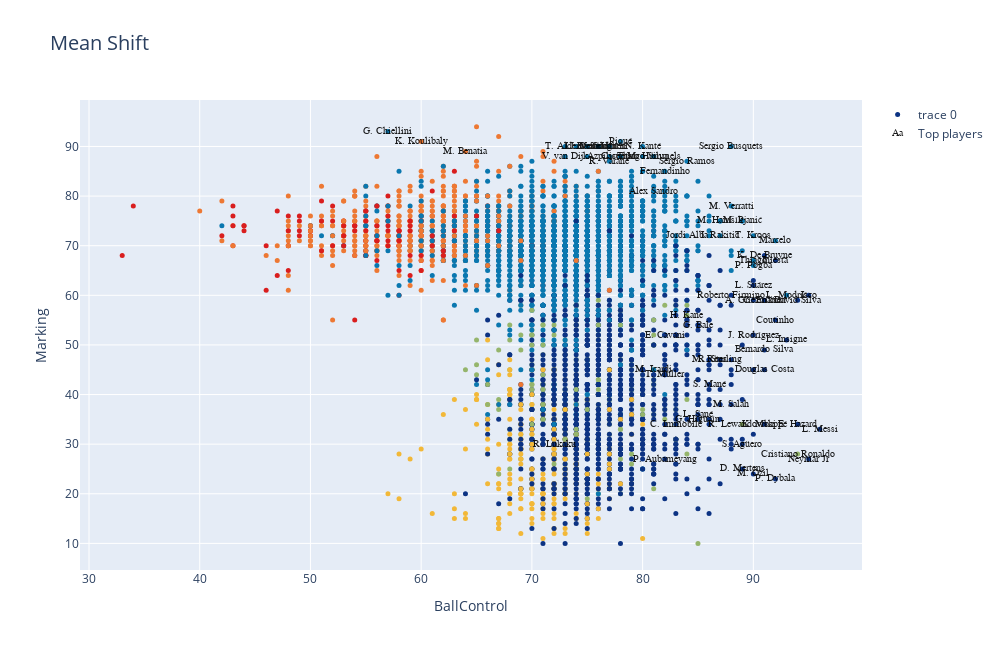

Notebook cell for this chart:
### Code cell
#En Jupyter
iplot(fig)

### Figure 1 — Plotly figure (JSON) as saved in the notebook; plotly's stock layout.template omitted (floating-point values rounded to 4 significant figures; data arrays with more than 128 entries replaced by an {"elided": "..."} marker saying what was removed)
{"data": [{"marker": {"color": {"elided": "4314 int values"}, "colorscale": [[0, "rgb(12,51,131)"], [0.25, "rgb(10,136,186)"], [0.5, "rgb(242,211,56)"], [0.75, "rgb(242,143,56)"], [1, "rgb(217,30,30)"]], "showscale": false, "size": 5}, "mode": "markers", "text": {"elided": "4314 str values"}, "type": "scatter", "x": {"elided": "4314 int values"}, "y": {"elided": "4314 int values"}}, {"mode": "text", "name": "Top players", "opacity": 0.9, "text": ["L. Messi", "Cristiano Ronaldo", "Neymar Jr", "K. De Bruyne", "E. Hazard", "L. Modrić", "L. Suárez", "Sergio Ramos", "R. Lewandowski", "T. Kroos", "D. Godín", "David Silva", "N. Kanté", "P. Dybala", "H. Kane", "A. Griezmann", "Sergio Busquets", "E. Cavani", "S. Agüero", "G. Chiellini", "K. Mbappé", "M. Salah", "Casemiro", "J. Rodríguez", "L. Insigne", "Isco", "C. Eriksen", "Coutinho", "P. Aubameyang", "M. Hummels", "Marcelo", "G. Bale", "G. Higuaín", "Thiago Silva", "S. Umtiti", "M. Icardi", "K. Koulibaly", "P. Pogba", "R. Lukaku", "C. Immobile", "Jordi Alba", "D. Mertens", "J. Vertonghen", "M. Hamšík", "I. Rakitić", "Piqué", "L. Sané", "Bernardo Silva", "S. Mané", "V. van Dijk", "R. Sterling", "Roberto Firmino", "R. Varane", "M. Verratti", "Alex Sandro", "Douglas Costa", "T. Müller", "Thiago", "M. Reus", "Azpilicueta", "L. Bonucci", "T. Alderweireld", "M. Pjanić", "M. Benatia", "M. Özil", "Fernandinho", "Iniesta"], "textfont": {"color": "black", "family": "sans serif", "size": 10}, "type": "scatter", "x": [96, 94, 95, 91, 94, 93, 90, 84, 89, 90, 76, 94, 80, 92, 84, 90, 88, 82, 89, 57, 91, 88, 78, 90, 93, 95, 91, 92, 82, 81, 92, 85, 85, 80, 77, 81, 60, 90, 72, 83, 84, 89, 76, 87, 87, 78, 85, 91, 86, 73, 87, 88, 77, 88, 81, 91, 82, 90, 86, 77, 75, 74, 89, 64, 90, 82, 92], "y": [33, 28, 27, 68, 34, 60, 62, 87, 34, 72, 90, 59, 90, 23, 56, 59, 90, 52, 30, 93, 34, 38, 88, 52, 51, 60, 59, 55, 27, 88, 71, 54, 35, 88, 90, 45, 91, 66, 30, 34, 72, 25, 90, 75, 72, 91, 36, 49, 42, 88, 47, 60, 87, 78, 81, 45, 44, 67, 47, 88, 90, 90, 75, 89, 24, 85, 67]}], "layout": {"autosize": false, "height": 650, "title": {"font": {"size": 20}, "text": "Mean Shift"}, "width": 1000, "xaxis": {"autorange": true, "range": [29.19, 99.81], "title": {"text": "BallControl"}, "type": "linear"}, "yaxis": {"autorange": true, "range": [4.633, 99.37], "title": {"text": "Marking"}, "type": "linear"}}}
